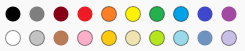
#> input picture paint_set/palette/palette.png, 245 x 51 px
$ python -i figures.py   (imports and definitions only)
#> lines starting #> are read from the running program, lines starting #| are printed output that depends on the picture; after the words box and inside, x2 and y2 are one past the last pixel; in counts of white or black regions, pixels touching at a corner belong together
#> further down, picture is the input picture: shape (51, 245, 3); mean B, G, R 210.5, 216.3, 220.9
from math import *
import numpy as np

from PIL import Image
from PIL import ImageFont
from PIL import ImageDraw

import cv2 as cv


def get_contours(image, blur=10, offsets=(0, 0), method='canny'):
#> called with blur = 10, offsets = (0, 0), method = 'canny'
    imgray = cv.cvtColor(image, cv.COLOR_BGR2GRAY)
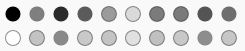
#> imgray: shape (51, 245); min 0, max 255, mean 217

    if method == 'canny':
        bw = cv.blur(cv.Canny(imgray, 0, 255), (blur, blur))
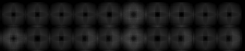
#> bw: shape (51, 245); min 0, max 69, mean 25.6
    elif method == 'threshold':
        _, bw = cv.threshold(imgray, 127, 255, cv.THRESH_BINARY)
    else:
        assert False

    # cv.imshow('BW', bw)
    # cv.waitKey()

    contours, hierarchy = cv.findContours(bw, cv.RETR_LIST, cv.CHAIN_APPROX_SIMPLE)
#> contours = 23 contours, 15 with area under 20; largest, box (x1, y1, x2, y2) and area: (0, 0, 243, 51) 11296, (46, 20, 55, 30) 34, (212, 21, 221, 30) 32, (68, 21, 77, 30) 32, (190, 22, 199, 30) 28, (22, 21, 29, 30) 26, (94, 22, 101, 30) 22, (166, 22, 173, 30) 20

    cnt = []

    for c in contours:
        ls = c.tolist()
        tl = []

        for k in ls:
            tl.append([k[0][0] + offsets[0],
                       k[0][1] + offsets[1]])

        cnt.append(tl)
#> this loop made 23 passes
#> ls on passes 1, 2, 3, 4, 5, 6, 14, 15, 16, 17, 18, 19: [[[204, 38]], [[205, 37]], [[206, 38]], [[205, 39]]], [[[60, 38]], [[61, 37]], [[62, 38]], [[61, 39]]], [[[157, 36]], [[159, 38]], [[157, 40]], [[155, 38]]], [[[37, 36]], [[39, 38]], [[37, 40]], [[35, 38]]], [[[145, 23]], [[148, 26]], [[145, 29]], [[142, 26]]], [[[121, 23]], [[124, 26]], [[121, 29]], [[118, 26]]], [[[228, 14]], [[229, 13]], [[230, 14]], [[229, 15]]], [[[204, 14]], [[205, 13]], [[206, 14]], [[205, 15]]], [[[84, 14]], [[85, 13]], [[86, 14]], [[85, 15]]], [[[60, 14]], [[61, 13]], [[62, 14]], [[61, 15]]], [[[36, 14]], [[37, 13]], [[38, 14]], [[37, 15]]], [[[12, 14]], [[13, 13]], [[14, 14]], [[13, 15]]]
#> after the loop, cnt = 23 items

    return sorted(cnt, key = len, reverse=True)


def arc(x, y, r, a, d=0.1):
    a_rad = radians(a)
    t = np.arange(0, a_rad, d)
    res = np.c_[np.sin(t) * r + x, np.cos(t) * r + y]
    return res.tolist()


def text(string, x, y, s, font="arial.ttf"):
    img = Image.new('RGB', (s * len(string), s * 3 * (string.count('\n') + 1)))
    draw = ImageDraw.Draw(img)
    font = ImageFont.truetype(font, s * 100 // 72)
    draw.text((0, -25 / 100 * s), string, (255, 255, 255), font=font)
    open_cv_image = np.array(img)
    open_cv_image = open_cv_image[:, :, ::-1].copy()
    return get_contours(open_cv_image, 1, (x, y), 'threshold')

>>> import cv2
>>> picture = cv2.imread('paint_set/palette/palette.png')
>>> result = get_contours(picture)
#> result = 23 items
